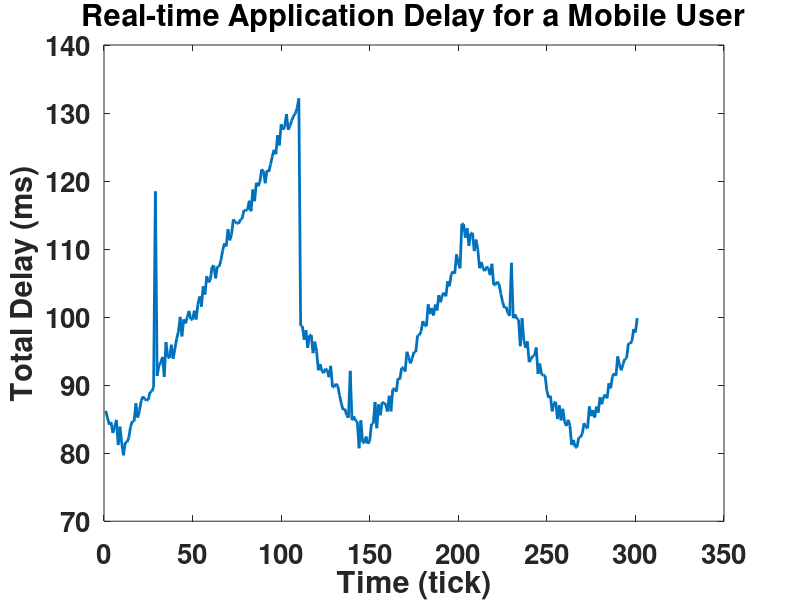

Write MATLAB code to recreate this figure. (Note: this script raises an error after producing the figure.)
result1 = [86.22970000000001
85.16489999999999
84.17729999999999
84.5758
82.9722
83.8173
84.8911
81.20169999999999
83.89609999999999
81.4928
79.6884
81.60560000000001
81.5887
82.28190000000001
83.9094
84.7019
84.664
87.3412
85.2252
86.2387
87.7122
88.338
87.9697
87.75989999999999
87.8601
89.0159
89.0787
89.7034
118.4812
91.34949999999999
92.91250000000001
93.2689
94.1506
91.2231
96.3332
94.1214
93.9854
95.94409999999999
93.8896
95.307
96.8163
97.8263
100.033
97.1654
99.6742
99.07289999999999
99.96849999999999
100.9129
99.67200000000001
99.631
100.9439
99.64410000000001
101.8862
103.0368
101.53129999999999
104.54079999999999
103.3245
106.02720000000001
105.11510000000001
105.49539999999999
107.40509999999999
107.5916
105.6969
107.452
107.3933
108.3536
109.8106
110.8412
110.3887
112.9181
111.2809
112.16319999999999
114.3735
113.941
113.84209999999999
113.7342
114.34779999999999
114.4619
115.727
115.6846
115.7535
117.1093
115.55539999999999
118.7693
117.0351
119.75070000000001
119.2348
119.88419999999999
121.722
121.44539999999999
119.6794
121.5837
121.3575
122.4226
123.62780000000001
124.5967
123.94529999999999
126.7442
125.2388
128.357
127.5574
127.936
129.8675
127.5373
128.14589999999998
128.9033
129.5533
129.92419999999998
130.6918
132.152];
result2=[98.72970000000001
98.66489999999999
96.67729999999999
98.0758
95.4722
97.3173
97.3911
94.70169999999999
96.39609999999999
94.9928
92.1884
93.10560000000001
92.0887
91.78190000000001
92.4094
92.2019
91.164
92.8412
89.7252
89.7387
90.2122
89.838
88.4697
87.25989999999999
86.3601
86.5159
85.5787
85.2034
92.1
84.84949999999999
85.41250000000001
84.7689
84.6506
80.7231
84.8332
81.6214
81.4854
82.44409999999999
81.3896
81.807
84.3163
84.3263
87.533
83.6654
87.1742
85.57289999999999
87.46849999999999
87.4129
87.17200000000001
86.131
88.4439
86.14410000000001
89.3862
89.5368
89.03129999999999
91.04079999999999
90.8245
92.52720000000001
92.61510000000001
91.99539999999999
94.90509999999999
94.0916
93.1969
93.952
94.8933
94.8536
97.3106
97.3412
97.8887
99.4181
98.7809
98.66319999999999
101.8735
100.441
101.34209999999999
100.2342
101.84779999999999
100.9619
103.227
102.1846
103.2535
103.6093
103.05539999999999
105.2693
104.5351
106.25070000000001
106.7348
106.38419999999999
109.222
107.94539999999999
107.1794];
result3=[113.72970000000001
113.66489999999999
111.67729999999999
113.0758
110.4722
112.3173
112.3911
109.70169999999999
111.39609999999999
109.9928
107.1884
108.10560000000001
107.0887
106.78190000000001
107.4094
107.2019
106.164
107.8412
104.7252
104.7387
105.2122
104.838
103.4697
102.25989999999999
101.3601
101.5159
100.5787
100.2034
107.9812
99.84949999999999
100.41250000000001
99.7689
99.6506
95.7231
99.8332
96.6214
95.4854
96.44409999999999
93.3896
93.807
94.3163
94.3263
95.533
91.6654
93.1742
91.57289999999999
91.46849999999999
91.4129
89.17200000000001
88.131
88.4439
86.14410000000001
87.3862
87.5368
85.03129999999999
87.04079999999999
84.8245
86.52720000000001
84.61510000000001
83.99539999999999
84.90509999999999
84.0916
81.1969
81.952
80.8933
80.8536
82.3106
82.3412
82.8887
84.4181
83.7809
83.66319999999999
86.8735
85.441
86.34209999999999
85.2342
86.84779999999999
85.9619
88.227
87.1846
88.2535
88.6093
88.05539999999999
90.2693
89.5351
91.25070000000001
91.7348
91.38419999999999
94.222
92.94539999999999
92.1794
93.0837
93.8575
93.9226
96.12780000000001
96.0967
96.44529999999999
98.2442
97.7388
99.857];
result = [result1; result2; result3];


plot(result,'LineWidth',2,'MarkerSize',10)
title('Real-time Application Delay for a Mobile User','FontSize',20, 'FontWeight','bold');
set(gca,'FontSize',20, 'FontWeight','bold');
xlabel('Time (tick)')
ylabel('Total Delay (ms)')
hline = refline([0 100]);
hline.Color = 'r';
legend('Delay','Threshold');
grid on;
hold off;

